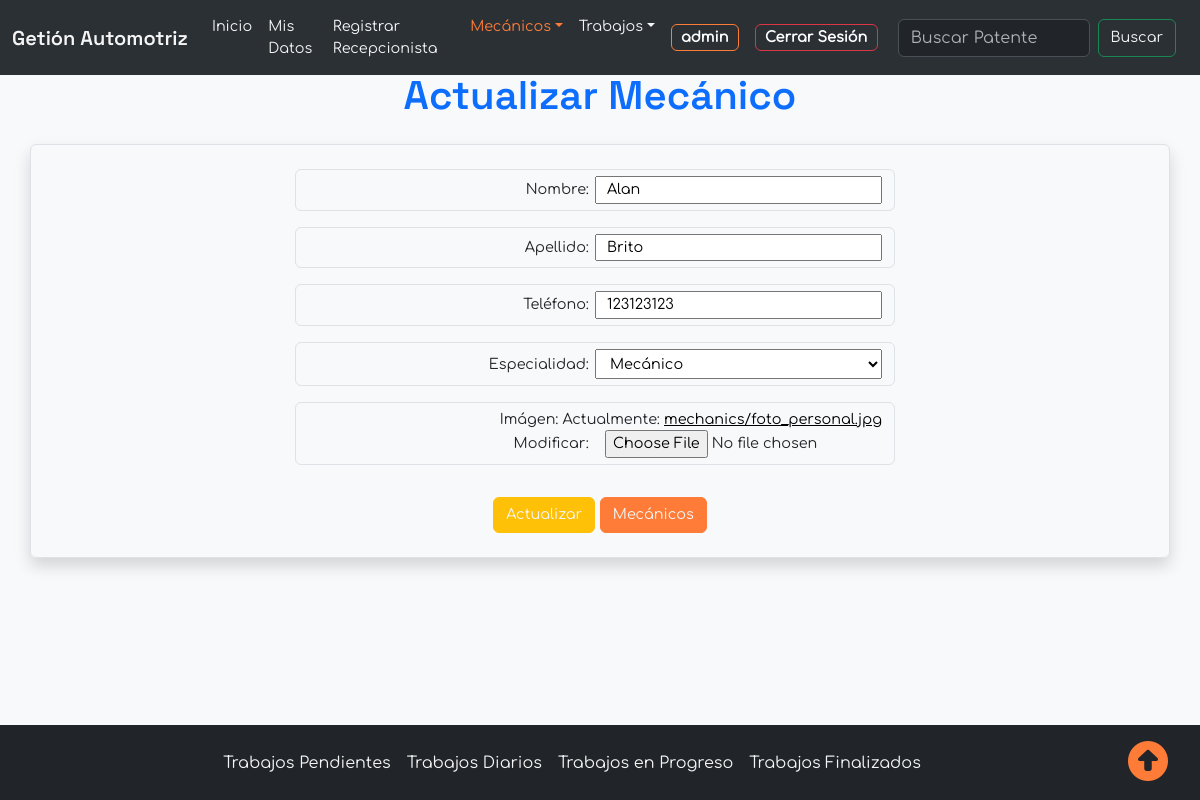
Screenshot of /list_mechanic/1/update/ (signed in) with the database file from the repository.
### Management/models.py (models this page shows, shortened)
class Mechanic(models.Model):
    SPECIALTY_CHOICES = (
        ('Mecánico', 'Mecánico'),
        ('Eléctrico', 'Eléctrico'),
    )
    first_name = models.CharField(max_length=100)
    last_name = models.CharField(max_length=100)
    phone = models.CharField(max_length=9,
                             validators=[
                                MaxLengthValidator(limit_value=9)
                             ])
    specialty = models.CharField(max_length=50, choices=SPECIALTY_CHOICES, blank=True)
    image = models.ImageField(upload_to='mechanics/', default="mechanics/foto_personal.jpg")

### Management/views.py (the view)
# urls.py: path('list_mechanic/<int:id>/update/', views.update_mechanic ,name='update_mechanic'),
@login_required
@recepcionist_required
def update_mechanic(request, id):
    if request.method == 'POST':
        mechanic = get_object_or_404(Mechanic, pk=id)
        form_update = MechanicForm(request.POST, request.FILES, instance=mechanic)
        try:
            if form_update.is_valid():
                form_update.save()
                messages.success(request, 'Mecánico actualizado exitosamente.')
                return redirect('list_mechanic')
        except:
            messages.error(request, "Error al actualizar mecánico.")
    else:
        mechanic = get_object_or_404(Mechanic, pk=id)
        form_update = MechanicForm(instance=mechanic)
    return render(request, 'update_mechanic.html',{
            'data_mechanic': mechanic,
            'form_update': form_update,
        })

### Management/forms.py (shortened to what this page needs)
class MechanicForm(CapitalizeField, forms.ModelForm):
    phone_validator = RegexValidator(
        regex=r'^\d{9}$',
        message="El teléfono solo debe contener números y 9 dígitos.",
        code='invalid_phone'
    )
    class Meta:
        model = Mechanic
        fields = ['first_name', 'last_name', 'phone', 'specialty', 'image']
        labels = {
            'first_name': 'Nombre',
            'last_name': 'Apellido',
            'phone': 'Teléfono',
            'specialty': 'Especialidad',
            'image': 'Imágen'
        }
        widgets = {
            'image': forms.ClearableFileInput(attrs={'class': 'form-control-file'}),
        }

### Management/templates/app/update_mechanic.html (shortened to what this page needs)
{% extends 'base_recepcionist.html' %}
{% block header %}
    <h1>Actualizar Mecánico</h1>
{% endblock header %}
{% block content %}
    <form method="POST" class="confirm-form" enctype="multipart/form-data">
        {% for f in form_update %}
            <div class="forms-mechanics input-group mb-3 justify-content-center">
                <div class="label">
                    <span class="form-control bg-light">
                        {{ f.label_tag }}
                        {{ f }}
                    </span>
                </div>
            </div>
        {% endfor %}
        <div class="text-center mx-auto mt-3">
            <button class="btn btn-warning mt-3 confirm-button" data-action="confirm" type="submit">
                Actualizar
            </button>
            <a class="btn btn-primary mt-3" href="{% url 'list_mechanic' %}">
                Mecánicos
            </a>
        </div>
    </form>
{% endblock content %}

### Management/templates/base/base_recepcionist.html (shortened to what this page needs)
{% extends "base.html" %}
{% load static  %}
{% block nav %}
{% with current_url=request.path %}
<nav class="navbar navbar-dark bg-dark navbar-expand-xl bg-body-tertiary fixed-top" data-bs-theme="dark">
    <div class="container-fluid">
        <a class="navbar-brand" href="#">Getión Automotriz</a>
        <div class="collapse navbar-collapse" id="navbarSupportedContent">
            <ul class="navbar-nav me-auto mb-2 mb-lg-0 mx-auto">
                <li class="nav-item">
                    <a class="nav-link {% if request.path == '/' %}active{% endif %}" aria-current="page"
                    href="{% url 'index' %}">Inicio</a>
                </li>
                {% if user.is_authenticated %}
                <li class="nav-item">
                    <a class="nav-link {% if '/user_data/' in current_url %}active{% endif %}"
                    href="{% url 'user_data' %}">Mis Datos</a>
                </li>
                <li class="nav-item">
                    <a class="nav-link {% if '/register_recepcionist/' in current_url %}active{% endif %}"
                    href="{% url 'register_recepcionist' %}">Registrar Recepcionista</a>
                </li>
                <li class="nav-item dropdown ">
                    <a class="nav-link dropdown-toggle
                    {% if '/list_mechanic/' in current_url or '/register_mechanic/' in current_url %}active{% endif %}"
                    href="#" role="button" data-bs-toggle="dropdown" aria-expanded="false">Mecánicos</a>
                </li>
                <li class="nav-item dropdown">
                    <a class="nav-link dropdown-toggle
                    {% if '/list_jobs_pending/' in current_url or '/list_jobs_diary/' in current_url or '/list_jobs_inprogress/' in current_url or '/list_jobs_completed/' in current_url %}active{% endif %}"
                    href="#" role="button" data-bs-toggle="dropdown" aria-expanded="false">Trabajos</a>
                </li>
            </ul>
            <ul class="navbar-nav mb-2 mb-lg-0 mr-auto">
                <li class="nav-item">
                    <a class="nav-link {% if '/user_data/' in current_url %}active{% endif %}"
                    href="{% url 'user_data' %}">
                        <span class="badge btn btn-outline-primary">{{ user }}</span>
                    </a>
                </li>
                <li class="nav-item">
                    <a class="nav-link {% if '/signout/' in current_url %}active{% endif %}"
                    href="{% url 'signout' %}">
                        <span class="badge btn btn-outline-danger">Cerrar Sesión</span>
                    </a>
                </li>
                {% endif %}
            </ul>
            <nav class="navbar bg-dark navbar-expand-lg bg-body-tertiary ">
                <div class="container-fluid">
                    <form id="search-nav" class="search-patent d-flex mx-auto " role="search"
                    method='GET' action="{% url 'search_patent' %}">
                        <input class="form-control me-2" type="search" placeholder="Buscar Patente" aria-label="Search" name="patent">
                        <button class="btn btn-outline-success" type="submit">
                                Buscar
                        </button>
                    </form>
                </div>
            </nav>
        </div>
    </div>
</nav>
{% endwith %}
{% endblock nav %}
{% block title %}
<section class="title text-primary container text-center mt-5 my-3 flex-shrink-0">
    {% block header %}
    {% endblock header %}
</section>
{% endblock title %}
{% block main %}
<section class="container border rounded shadow p-4 mb-5">
    {% block content %}
    {% endblock content %}
</section>
{% endblock main %}
{% block footer %}
{% with current_url=request.path %}
    <nav class="navbar navbar-dark bg-dark navbar-expand-lg navbar-light bg-light p-3 mt-auto">
        <div class="collapse navbar-collapse" id="navbarNavAltMarkup">
            <div class="navbar-nav mx-auto">
                <a class="nav-link {% if '/list_jobs_pending/' in current_url %}active{% endif %}"
                href="{% url 'list_jobs_pending' %}">Trabajos Pendientes</a>
                <a class="nav-link {% if '/list_jobs_diary/' in current_url %}active{% endif %}"
                href="{% url 'list_jobs_diary' %}">Trabajos Diarios</a>
                <a class="nav-link {% if '/list_jobs_inprogress/' in current_url %}active{% endif %}"
                href="{% url 'list_jobs_inprogress' %}">Trabajos en Progreso</a>
                <a class="nav-link {% if '/list_jobs_completed/' in current_url %}active{% endif %}"
                href="{% url 'list_jobs_completed' %}">Trabajos Finalizados</a>
            </div>
        </div>
        <div class="btn-up mx-auto">
            <a class="navbar-brand" href="#">
                <i class="fa-solid fa-circle-up fs-1"></i>
            </a>
        </div>
    </nav>
{% endwith %}
{% endblock footer %}

### static/css/main.css (style rules this page uses)
body { overflow-y: scroll; font-family: fuenteSecondary !important; }
p, span, .btn, .btn:disabled, li { font-size: 0.9rem !important; }
h1 { color: #ff7c38; font-family: fuentePrincipal !important; }
h2, h3, h4, .navbar-brand { font-family: fuentePrincipal !important; }
.btn-primary { color: whitesmoke !important; background-color: #ff7c38 !important; border-color: #ff7c38 !important; }
.btn, a, i, form button { transition: 0.3s !important; }
button, a { color: whitesmoke !important; }
.btn-outline-primary { border: #ff7c38; border-color: #ff7c38 !important; }
.text-primary { color: #ff7c38 !important; }
.border { border: 1px solid #ff7c38 !important; }
.info-contact span, i { color: #ff7c38; }
#search-nav { top: 54px; }
.navbar .navbar-nav .nav-link.active { color: #ff7c38 !important; }
.form-login a, .forms-mechanics a { text-decoration: underline; color: black !important; }
form { max-width: 1200px; margin: 0 auto; }
form .label { width: 600px; max-width: 1200px; text-align: right; display: inline-block; margin-right: 10px; }
div.input-group input, div.input-group select { width: 50%; display: inline-block; margin-left: 2px; padding-left: 10px; }
form select { height: 30px; }

### rows the page displays
Mechanic: form_update "Alan" "Brito" "123123123" "Mecánico"

### other values shown
{{ user }} "admin"
{{ f.label_tag }} "Nombre:" "Apellido:" "Teléfono:" "Especialidad:" "Imágen:"
